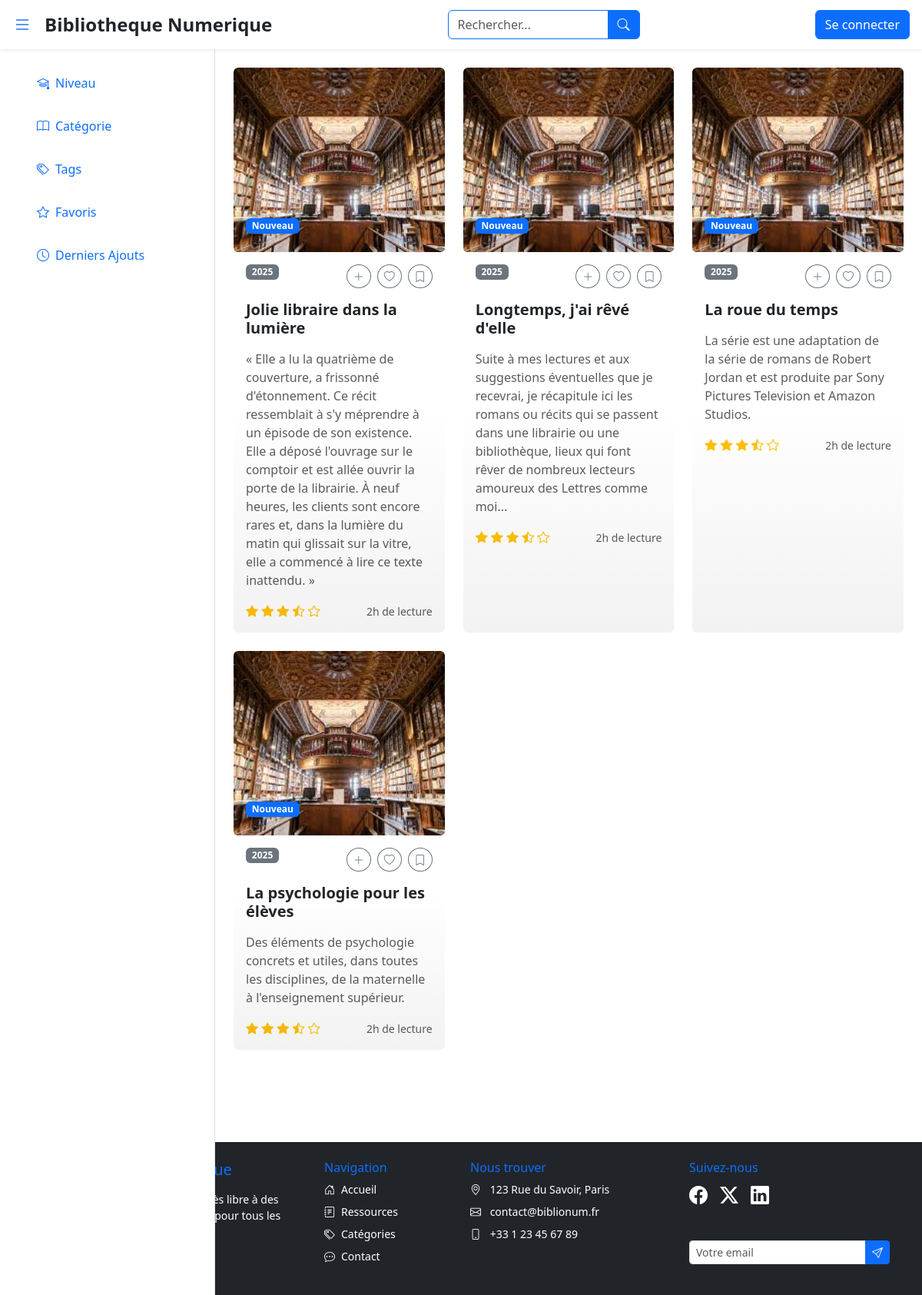
/library/, run on the app's committed database.
### library/models.py (models this page shows, shortened)
class Ressource(models.Model):
    RESSOURCE_TYPES = (
        ('book', 'Livre'),
        ('article', 'Article'),
        ('document', 'Document'),
        ('video', 'Vidéo'),
        ('audio', 'Audio'),
    )
    title = models.CharField(max_length=200)
    description = models.TextField()
    author = models.CharField(max_length=200)
    publication_date = models.DateField()
    ressource_type = models.CharField(max_length=20, choices=RESSOURCE_TYPES)
    file = models.FileField(upload_to='ressources/', blank=True, null=True)
    url = models.URLField(blank=True, null=True)
    thumbnail = models.ImageField(upload_to='thumbnails/', blank=True, null=True)
    categories = models.ManyToManyField(Category, related_name='ressources')
    created_at = models.DateTimeField(auto_now_add=True)
    updated_at = models.DateTimeField(auto_now=True)

### library/views.py (the view)
# urls.py: 2. Add a URL to urlpatterns:  path('', views.home, name='home')
def home(request):
    ressources = Ressource.objects.order_by('-created_at')
    return render(request, 'library/home.html', {'ressources': ressources})

### library/templates/library/home.html (shortened to what this page needs)
<!DOCTYPE html>
<html lang="fr">
<head>
  <link rel="stylesheet" href="static/css/footer.css" />
  <link href="https://cdn.jsdelivr.net/npm/bootstrap@5.3.3/dist/css/bootstrap.min.css" rel="stylesheet">
  <link href="https://cdn.jsdelivr.net/npm/bootstrap-icons@1.11.3/font/bootstrap-icons.css" rel="stylesheet">
</head>
<body class="bg-white">
  <header class="header d-flex justify-content-between align-items-center px-3 fixed-top shadow-sm">
    <div class="d-flex align-items-center gap-3">
      <button class="menu-toggle btn btn-link text-primary p-0">
        <i class="bi bi-list fs-4"></i>
      </button>
      <h1 class="h4 fw-bold text-dark mb-0">Bibliotheque Numerique</h1>
    </div>
    <div class="d-flex align-items-center gap-3 justify-content-start">
      <form action="{% url 'library:search' %}" method="GET" class="input-group search-input ms-0" style="width: 250px;">
          <input
              type="text"
              class="form-control border-primary"
              name="q"
              value="{{ request.GET.q }}"
              placeholder="Rechercher..."
              aria-label="Rechercher"
          >
          <button type="submit" class="btn btn-primary">
              <i class="bi bi-search"></i>
          </button>
      </form>
  </div>
      <a href="{%url 'library:search' %}" class="btn btn-primary text-white d-none d-md-inline-block">Se connecter</a>
  </header>
  <aside class="sidebar position-fixed h-100 bg-white border-end p-4">
    <ul class="list-unstyled ps-3">
      <li class="mb-3">
        <a href="#" class="d-block text-decoration-none menu-link p-2">
          <i class="bi bi-mortarboard me-2"></i>Niveau
        </a>
      </li>
      <li class="mb-3">
        <a href="{%url 'library:category_list' %}" class="d-block text-decoration-none menu-link p-2">
          <i class="bi bi-book me-2"></i>Catégorie
        </a>
      </li>
      <li class="mb-3">
        <a href="#" class="d-block text-decoration-none menu-link p-2">
          <i class="bi bi-tags me-2"></i>Tags
        </a>
      </li>
      <li class="mb-3">
        <a href="#" class="d-block text-decoration-none menu-link p-2">
          <i class="bi bi-star me-2"></i>Favoris
        </a>
      </li>
      <li class="mb-3">
        <a href="#" class="d-block text-decoration-none menu-link p-2">
          <i class="bi bi-clock me-2"></i>Derniers Ajouts
        </a>
      </li>
    </ul>
  </aside>
  <main class="main-content p-4" style="margin-top: 64px; margin-left: 280px;">
    <div class="row row-cols-1 row-cols-md-2 row-cols-xl-3 g-4">
      {% for ressource in ressources %}
      <div class="col">
        <div class="card h-100">
          <div class="position-relative overflow-hidden">
            <img src="{% if ressource.image %}{{ ressource.image.url }}{% else %}/static/images/default-thumbnail.jpeg{% endif %}"
                 class="card-img"
                 alt="Illustration"
                 loading="lazy">
            <div class="card-img-overlay d-flex flex-column justify-content-end">
              <span class="badge bg-primary mb-2 align-self-start">Nouveau</span>
            </div>
          </div>
          <div class="card-body">
            <div class="d-flex justify-content-between align-items-start mb-3">
              <span class="badge bg-secondary">{{ ressource.created_at|date:"Y"}}</span>
              <div class="d-flex gap-2">
                <a href="{% url 'library:ressource_detail' ressource.pk %}"
                   class="btn btn-sm btn-outline-secondary rounded-circle">
                  <i class="bi bi-plus-lg"></i>
                </a>
                <button class="btn btn-sm btn-outline-secondary rounded-circle">
                  <i class="bi bi-heart"></i>
                </button>
                <button class="btn btn-sm btn-outline-secondary rounded-circle">
                  <i class="bi bi-bookmark"></i>
                </button>
              </div>
            </div>
            <h5 class="card-title fw-bold mb-3">{{ ressource.title }}</h5>
            <p class="card-text text-muted mb-3 line-clamp-3">{{ ressource.description }}</p>
            <div class="d-flex justify-content-between align-items-center">
              <div class="rating text-warning">
                <i class="bi bi-star-fill"></i>
                <i class="bi bi-star-fill"></i>
                <i class="bi bi-star-fill"></i>
                <i class="bi bi-star-half"></i>
                <i class="bi bi-star"></i>
              </div>
              <small class="text-muted">2h de lecture</small>
            </div>
          </div>
        </div>
      </div>
      {% endfor %}
    </div>
  </main>
  <footer class="bg-dark text-white p-4 mt-5 style="margin-left: 280px;">
    <div class="container">
      <div class="row g-4">
        <div class="col-md-4">
          <h5 class="text-primary mb-3">
          </h5>
          <p class="small">
            Plateforme éducative offrant un accès libre à des milliers de ressources
            académiques pour tous les niveaux d'études.
          </p>
          <div class="d-flex gap-2">
            <span class="badge bg-primary">Livres</span>
            <span class="badge bg-success">Articles</span>
            <span class="badge bg-warning">Thèses</span>
          </div>
        </div>
        <div class="col-md-2">
          <h6 class="text-primary">Navigation</h6>
          <ul class="list-unstyled small">
            <li class="mb-2">
              <a href="{% url 'library:home' %}" class="text-white text-decoration-none">
                <i class="bi bi-house-door me-2"></i>Accueil
              </a>
            </li>
            <li class="mb-2">
              <a href="#" class="text-white text-decoration-none">
                <i class="bi bi-journal-text me-2"></i>Ressources
              </a>
            </li>
            <li class="mb-2">
              <a href="#" class="text-white text-decoration-none">
                <i class="bi bi-tags me-2"></i>Catégories
              </a>
            </li>
            <li class="mb-2">
              <a href="#" class="text-white text-decoration-none">
                <i class="bi bi-chat-dots me-2"></i>Contact
              </a>
            </li>
          </ul>
        </div>
        <div class="col-md-3">
          <h6 class="text-primary">Nous trouver</h6>
          <ul class="list-unstyled small">
            <li class="mb-2">
              <i class="bi bi-geo-alt me-2"></i>
              123 Rue du Savoir, Paris
            </li>
            <li class="mb-2">
              <i class="bi bi-envelope me-2"></i>
              <a href="mailto:contact@biblionum.fr" class="text-white text-decoration-none">
                contact@biblionum.fr
              </a>
            </li>
            <li>
              <i class="bi bi-phone me-2"></i>
              <a href="tel:+33123456789" class="text-white text-decoration-none">
                +33 1 23 45 67 89
              </a>
            </li>
          </ul>
        </div>
        <div class="col-md-3">
          <h6 class="text-primary">Suivez-nous</h6>
          <div class="d-flex gap-3 fs-4 mb-3">
            <a href="#" class="text-white">
              <i class="bi bi-facebook"></i>
            </a>
            <a href="#" class="text-white">
              <i class="bi bi-twitter-x"></i>
            </a>
            <a href="#" class="text-white">
              <i class="bi bi-linkedin"></i>
            </a>
          </div>
          <div class="mt-3">
            <h6 class="small text-muted mb-2">Abonnez-vous à notre newsletter</h6>
            <div class="input-group">
              <input type="email" class="form-control form-control-sm" placeholder="Votre email">
              <button class="btn btn-primary btn-sm" type="button">
                <i class="bi bi-send"></i>
              </button>
            </div>
          </div>
        </div>
      </div>
    </div>
  </footer>
</body>
</html>

### static/css/footer.css (style rules this page uses)
footer { transition: margin-left 0.3s ease; }

### library/templates/library/home.html (style rules this page uses)
:root { --primary-color: #dc3545; --secondary-color: #6c757d; --transition-speed: 0.3s; }
html { scroll-behavior: smooth; scroll-padding-top: 80px; }
body { background: #f8f9fa; overflow-x: hidden; }
.header { height: 64px; backdrop-filter: blur(10px); background: rgba(255, 255, 255, 0.95); }
.sidebar { width: 280px; transform: translateX(-100%); transition: transform var(--transition-speed) ease; z-index: 1000; }
@media (min-width: 768px) { .sidebar { transform: translateX(0); } }
.menu-link { position: relative; overflow: hidden; transition: all var(--transition-speed) ease; }
.menu-link::before { content: ''; position: absolute; left: -100%; top: 0; width: 100%; height: 100%; background: rgba(220, 53, 69, 0.1); transition: left var(--transition-speed) ease; }
.card { border: none; background: #fff; transition: all 0.3s cubic-bezier(0.4, 0, 0.2, 1); cursor: pointer; overflow: hidden; }
.card::after { content: ''; position: absolute; top: 0; left: 0; width: 100%; height: 100%; background: linear-gradient(180deg, rgba(0,0,0,0) 60%, rgba(0,0,0,0.05) 100%); pointer-events: none; }
.card-img { height: 240px; object-fit: cover; transition: transform 0.3s ease; }
.card { animation: fadeIn 0.6s ease forwards; opacity: 0; }
.menu-toggle { transition: transform 0.3s ease; }

### data on the page
Ressource: created_at "2025", title "Jolie libraire dans la lumière", description "« Elle a lu la quatrième de couverture, a frissonné d'étonnement. Ce récit ressemblait à s'y méprendre à un épisode de son existence. Elle a déposé l'ouvrage sur le comptoir et est allée ouvrir la porte de la librairie. À neuf heures, les clients sont encore rares et, dans la lumière du matin qui glissait sur la vitre, elle a commencé à lire ce texte inattendu. »"
Ressource: created_at "2025", title "Longtemps, j'ai rêvé d'elle", description "Suite à mes lectures et aux suggestions éventuelles que je recevrai, je récapitule ici les romans ou récits qui se passent dans une librairie ou une bibliothèque, lieux qui font rêver de nombreux lecteurs amoureux des Lettres comme moi..."
Ressource: created_at "2025", title "La roue du temps", description "La série est une adaptation de la série de romans de Robert Jordan et est produite par Sony Pictures Television et Amazon Studios."
Ressource: created_at "2025", title "La psychologie pour les élèves", description "Des éléments de psychologie concrets et utiles, dans toutes les disciplines, de la maternelle à l'enseignement supérieur."
